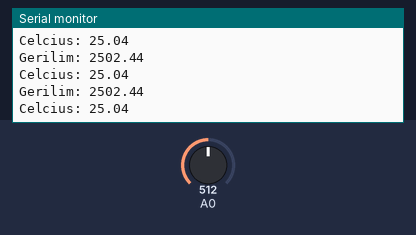
A sketch run on a simulated Arduino Uno, built with avr-gcc and run on an emulated ATmega328P. Shown: the last lines printed to the serial monitor. Inputs (shaded band) come from the test bench; at power-on: A0 = 512.

Above: at 1.3 s.
1.4 s: A0 set to 716
At 1.82 s:
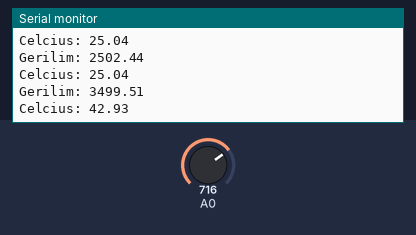
2.9 s: A0 set to 900
At 3.32 s:
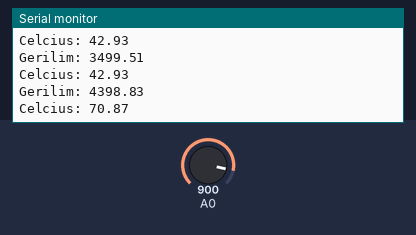
Timing chart, 0 to 5.9 s (numbered marks = the images above; inputs shaded):
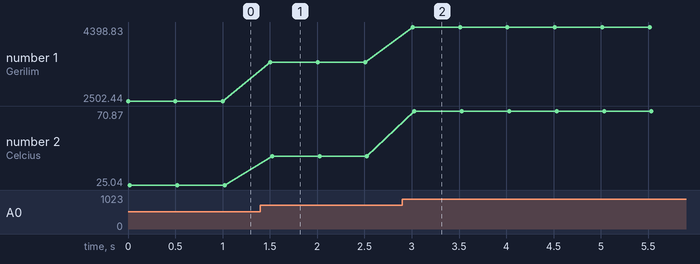

Measured:
- after the input at 1.4 s, the serial monitor: prints a new line after 0.10 s (image 1)
- after the input at 2.9 s, the serial monitor: prints a new line after 0.11 s (image 2)
- plotted number 1: 2502.44 → 3499.51 after the input at 1.4 s, 3499.51 → 4398.83 after the input at 2.9 s
- plotted number 2: 25.04 → 42.93 after the input at 1.4 s, 42.93 → 70.87 after the input at 2.9 s

The sketch:

NTC47K.ino
```cpp
int raw_adc;
float voltage, K, C;

const float adc_max_mV  = 5000.0f;
const float adc_max_val = 1023.0f;
const float invT0 = 1.00 / 298.15;
const float invBeta = 1.00 / 4450.00;

void setup() {
  // put your setup code here, to run once:
  Serial.begin(9600);
}

void loop() {
  // put your main code here, to run repeatedly:
  raw_adc = analogRead(A0);
  voltage = (adc_max_mV / adc_max_val) * raw_adc;
  K = 1.00 / (invT0 + invBeta*(log ( adc_max_val / (float) raw_adc - 1.00)));
  C = K - 273.15;
  Serial.print("Gerilim: "); Serial.println(voltage);
  Serial.print("Celcius: "); Serial.println(C);
  Serial.println();
  delay(500);
}
```
